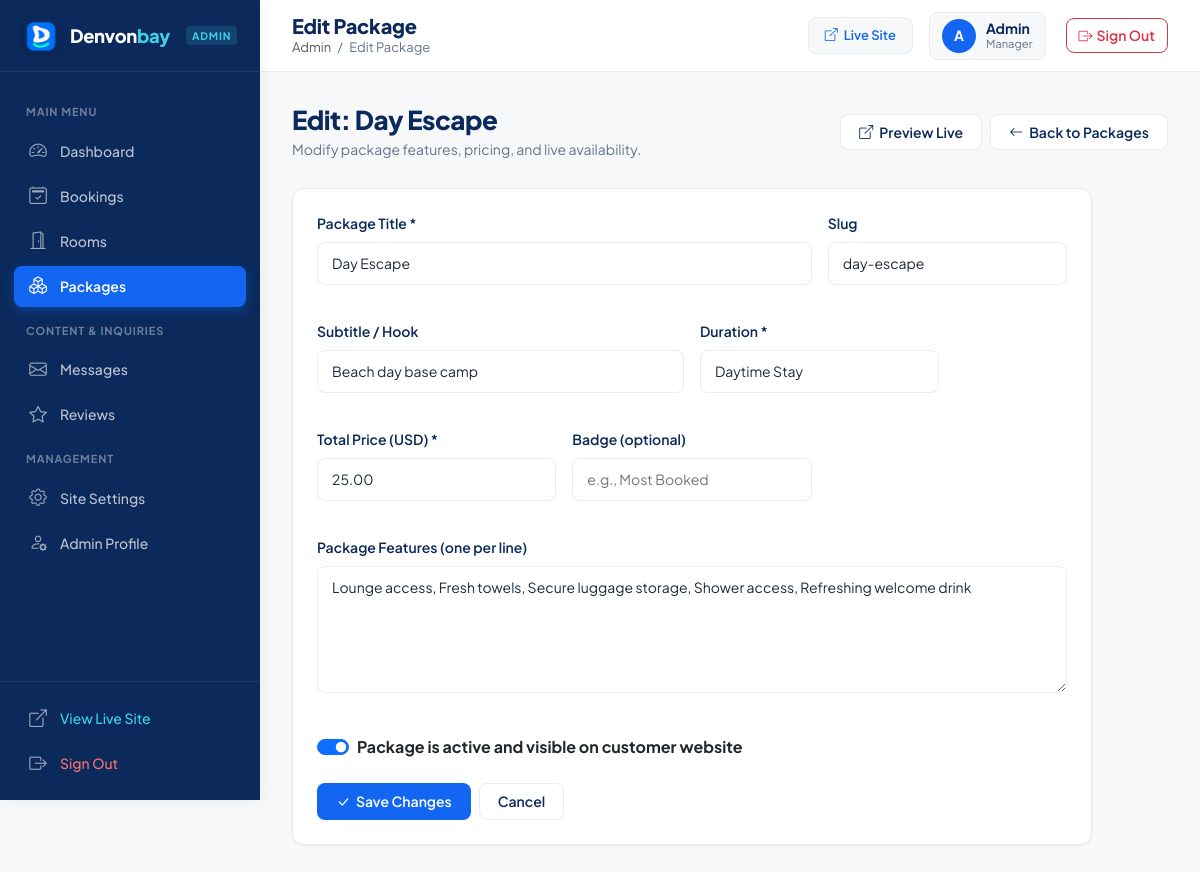
Page /admin/package-edit.php?id=1 (signed in) on the committed database.
### tables this page shows
CREATE TABLE IF NOT EXISTS `packages` (
  `id` INT AUTO_INCREMENT PRIMARY KEY,
  `title` VARCHAR(100) NOT NULL,
  `slug` VARCHAR(100) NOT NULL UNIQUE,
  `subtitle` VARCHAR(150) DEFAULT NULL,
  `duration` VARCHAR(50) NOT NULL,
  `price` DECIMAL(10,2) NOT NULL,
  `badge` VARCHAR(50) DEFAULT NULL,
  `icon` VARCHAR(50) DEFAULT 'bi-sun',
  `features` TEXT DEFAULT NULL,
  `is_active` TINYINT(1) NOT NULL DEFAULT 1,
  `created_at` DATETIME DEFAULT CURRENT_TIMESTAMP
);

### includes/functions.php (called while the page is built, shortened)
<?php
function e($string) {
    return htmlspecialchars((string)$string, ENT_QUOTES, 'UTF-8');
}

### admin/package-edit.php (the view, shortened to what this page needs)
<?php
require_once __DIR__ . '/../config/database.php';
require_once __DIR__ . '/../includes/functions.php';
$packageId = (int)($_GET['id'] ?? 0);
$stmt = $pdo->prepare("SELECT * FROM packages WHERE id = ?");
$stmt->execute([$packageId]);
$package = $stmt->fetch();
require_once __DIR__ . '/admin-header.php';
?>
<div class="admin-page-header">
    <div>
        <h2 class="admin-page-title">Edit: <?= e($package['title']) ?></h2>
        <p class="admin-page-desc">Modify package features, pricing, and live availability.</p>
    </div>
    <div class="d-flex gap-2">
        <a href="../packages.php#<?= e($package['slug']) ?>" target="_blank" rel="noopener" class="admin-btn admin-btn-secondary">
            <i class="bi bi-box-arrow-up-right"></i>
            <span>Preview Live</span>
        </a>
        <a href="packages.php" class="admin-btn admin-btn-secondary">
            <i class="bi bi-arrow-left"></i>
            <span>Back to Packages</span>
        </a>
    </div>
</div>
<div class="admin-card" style="max-width: 800px;">
    <form method="POST" action="package-edit.php?id=<?= $packageId ?>">
        <div class="row g-3">
            <div class="col-md-8">
                <div class="admin-form-group">
                    <label class="admin-label">Package Title *</label>
                    <input type="text" name="title" class="admin-input" value="<?= e($_POST['title'] ?? $package['title']) ?>" required>
                </div>
            </div>
            <div class="col-md-4">
                <div class="admin-form-group">
                    <label class="admin-label">Slug</label>
                    <input type="text" name="slug" class="admin-input" value="<?= e($_POST['slug'] ?? $package['slug']) ?>">
                </div>
            </div>
            <div class="col-md-6">
                <div class="admin-form-group">
                    <label class="admin-label">Subtitle / Hook</label>
                    <input type="text" name="subtitle" class="admin-input" value="<?= e($_POST['subtitle'] ?? $package['subtitle']) ?>">
                </div>
            </div>
            <div class="col-md-4">
                <div class="admin-form-group">
                    <label class="admin-label">Duration *</label>
                    <input type="text" name="duration" class="admin-input" value="<?= e($_POST['duration'] ?? $package['duration']) ?>" required>
                </div>
            </div>
            <div class="col-md-4">
                <div class="admin-form-group">
                    <label class="admin-label">Total Price (USD) *</label>
                    <input type="number" step="0.01" min="1" name="price" class="admin-input" value="<?= e($_POST['price'] ?? $package['price']) ?>" required>
                </div>
            </div>
            <div class="col-md-4">
                <div class="admin-form-group">
                    <label class="admin-label">Badge (optional)</label>
                    <input type="text" name="badge" class="admin-input" placeholder="e.g., Most Booked" value="<?= e($_POST['badge'] ?? $package['badge']) ?>">
                </div>
            </div>
            <div class="col-12">
                <div class="admin-form-group">
                    <label class="admin-label">Package Features (one per line)</label>
                    <textarea name="features" rows="5" class="admin-textarea"><?= e($_POST['features'] ?? $package['features']) ?></textarea>
                </div>
            </div>
            <div class="col-12">
                <div class="form-check form-switch mb-4">
                    <input class="form-check-input" type="checkbox" name="is_active" id="isActiveEditSwitch" value="1" <?= ($package['is_active']) ? 'checked' : '' ?>>
                    <label class="form-check-label fw-bold text-dark" for="isActiveEditSwitch">
                        Package is active and visible on customer website
                    </label>
                </div>
            </div>
        </div>
        <div class="d-flex gap-2">
            <button type="submit" class="admin-btn admin-btn-primary">
                <i class="bi bi-check-lg"></i>
                <span>Save Changes</span>
            </button>
            <a href="packages.php" class="admin-btn admin-btn-secondary">Cancel</a>
        </div>
    </form>
</div>
<?php require_once __DIR__ . '/admin-footer.php'; ?>

### assets/css/admin.css (style rules this page uses)
:root { --admin-primary: #1266F1; --admin-primary-hover: #0758D9; --admin-dark: #0B2A5B; --admin-aqua: #42CFE8; --admin-sidebar-bg: #0B2A5B; --admin-sidebar-hover: rgba(255, 255, 255, 0.08); --admin-sidebar-active: #1266F1; --admin-sidebar-text: rgba(255, 255, 255, 0.72); --admin-bg: #F7F8FA; --admin-card: #FFFFFF; --admin-border: #E8ECEF; --admin-border-light: #F1F3F5; --admin-text: #1E293B; --admin-muted: #64748B; --admin-success: #16A34A; --admin-success-bg: #DCFCE7; --admin-warning: #D97706; --admin-warning-bg: #FEF3C7; --admin-danger: #DC2626; --admin-danger-bg: #FEE2E2; --admin-info: #0284C7; --admin-info-bg: #E0F2FE; --admin-radius: 12px; --admin-radius-sm: 8px; --admin-shadow-sm: 0 1px 3px rgba(0, 0, 0, 0.04), 0 1px 2px rgba(0, 0, 0, 0.02); --admin-shadow: 0 4px 16px rgba(11, 42, 91, 0.05); --admin-shadow-lg: 0 10px 30px rgba(11, 42, 91, 0.08); }
*, *::before, *::after { box-sizing: border-box; }
body.admin-body { background-color: var(--admin-bg); font-family: 'Plus Jakarta Sans', -apple-system, BlinkMacSystemFont, sans-serif; color: var(--admin-text); margin: 0; padding: 0; min-height: 100vh; -webkit-font-smoothing: antialiased; }
.admin-page-header { margin-bottom: 28px; display: flex; align-items: center; justify-content: space-between; flex-wrap: wrap; gap: 16px; }
.admin-page-title { font-size: 1.625rem; font-weight: 800; color: var(--admin-dark); margin: 0 0 4px; letter-spacing: -0.02em; }
.admin-page-desc { font-size: 0.875rem; color: var(--admin-muted); margin: 0; }
.admin-card { background: var(--admin-card); border-radius: var(--admin-radius); border: 1px solid var(--admin-border); box-shadow: var(--admin-shadow-sm); padding: 24px; margin-bottom: 24px; }
.admin-btn { display: inline-flex; align-items: center; justify-content: center; gap: 6px; padding: 9px 18px; border-radius: var(--admin-radius-sm); font-size: 0.875rem; font-weight: 600; text-decoration: none; cursor: pointer; border: 1px solid transparent; transition: all 0.2s ease; line-height: 1.2; }
.admin-btn-primary { background: var(--admin-primary); color: #FFFFFF; }
.admin-btn-secondary { background: #FFFFFF; color: var(--admin-dark); border-color: var(--admin-border); }
.admin-form-group { margin-bottom: 20px; }
.admin-label { display: block; font-size: 0.875rem; font-weight: 600; color: var(--admin-dark); margin-bottom: 8px; }
.admin-input, .admin-select, .admin-textarea { width: 100%; padding: 10px 14px; border: 1px solid var(--admin-border); border-radius: var(--admin-radius-sm); font-family: inherit; font-size: 0.875rem; color: var(--admin-text); background: #FFFFFF; transition: border-color 0.2s ease, box-shadow 0.2s ease; }

### rows in the picture
packages: title "Day Escape", slug "day-escape", subtitle "Beach day base camp", duration "Daytime Stay", price "25.00", features "Lounge access, Fresh towels, Secure luggage storage, Shower access, Refreshing welcome drink", is_active "☑"

### other values in the picture
$adminTitle "Edit Package"
substr($adminUsername, 0, 1) "A"
$adminUsername "Admin"
